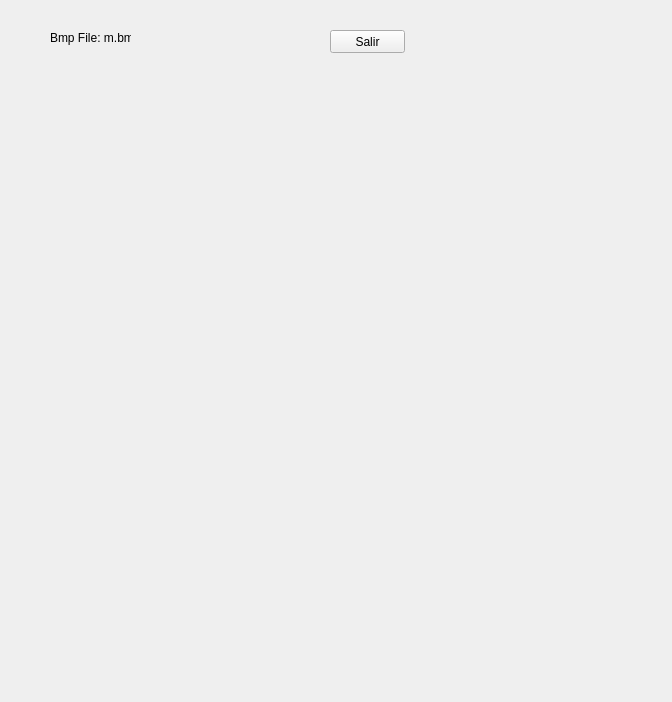
<?xml version="1.0" encoding="UTF-8"?>
<ui version="4.0">
 <class>MainWindow</class>
 <widget class="QMainWindow" name="MainWindow">
  <property name="geometry">
   <rect>
    <x>0</x>
    <y>0</y>
    <width>672</width>
    <height>702</height>
   </rect>
  </property>
  <property name="minimumSize">
   <size>
    <width>650</width>
    <height>650</height>
   </size>
  </property>
  <property name="windowTitle">
   <string>Imagen</string>
  </property>
  <widget class="QWidget" name="centralwidget">
   <widget class="QLabel" name="label">
    <property name="geometry">
     <rect>
      <x>50</x>
      <y>30</y>
      <width>81</width>
      <height>16</height>
     </rect>
    </property>
    <property name="text">
     <string>Bmp File: m.bmp</string>
    </property>
   </widget>
   <widget class="QPushButton" name="SalirPushButton">
    <property name="geometry">
     <rect>
      <x>330</x>
      <y>30</y>
      <width>75</width>
      <height>23</height>
     </rect>
    </property>
    <property name="text">
     <string>Salir</string>
    </property>
   </widget>
  </widget>
 </widget>
 <resources/>
 <connections/>
</ui>
